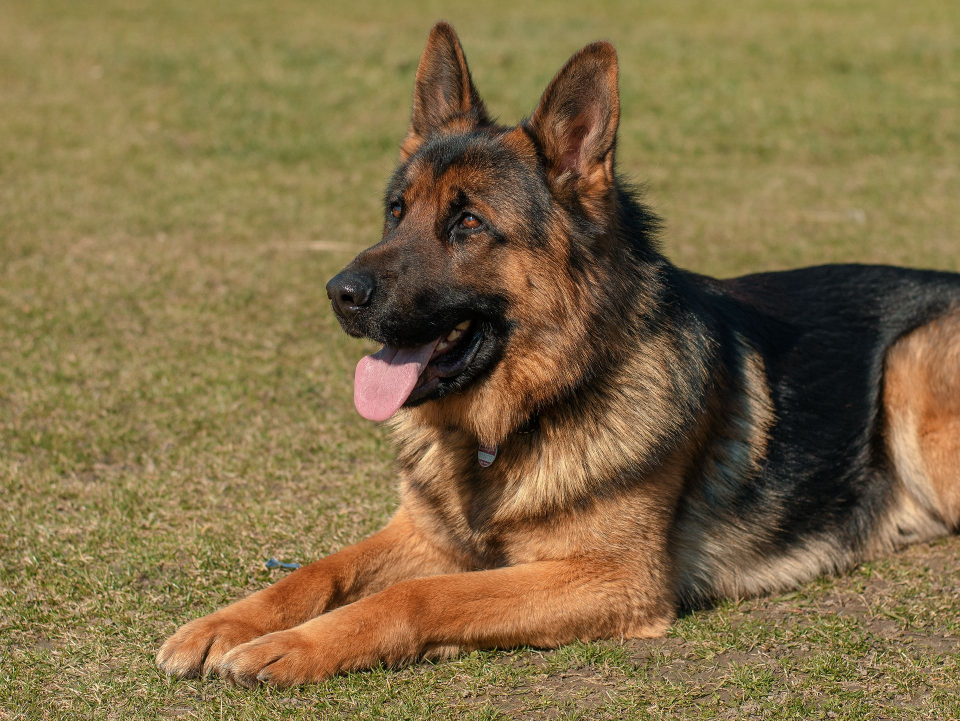
#> input picture data/dog.png, 1920 x 1442 px, found by its file name (shown at 1/2 size)
$ python create_dog_tracking.py
#> lines starting #> are read from the running program, lines starting #| are printed output that depends on the picture
import cv2
import numpy as np

image = cv2.imread(r".\data\dog.png")
#> image is the input picture: shape (1442, 1920, 3); mean B, G, R 70.2, 109, 129.7

if image is None:
    raise FileNotFoundError("dog.png not found")

image = cv2.resize(image, (640, 480))
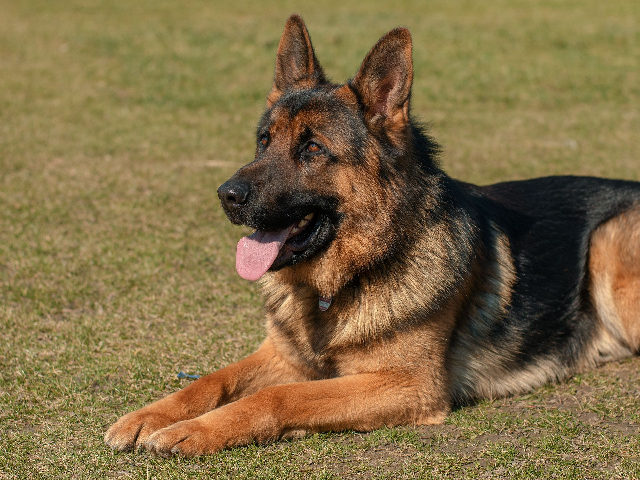
#> image: shape (480, 640, 3); mean B, G, R 70, 108.9, 129.6

writer = cv2.VideoWriter(
    r".\data\dog_tracking.avi",
    cv2.VideoWriter_fourcc(*"MJPG"),
    10,
    (640, 480)
)

for i in range(60):
    frame = image.copy()

    shift = i * 2
    matrix = np.float32([[1, 0, shift], [0, 1, 0]])
    frame = cv2.warpAffine(frame, matrix, (640, 480))

    writer.write(frame)
#> this loop made 60 passes
#> pass 2, `frame = cv2.warpAffine(frame, matrix, (640, 480))`:
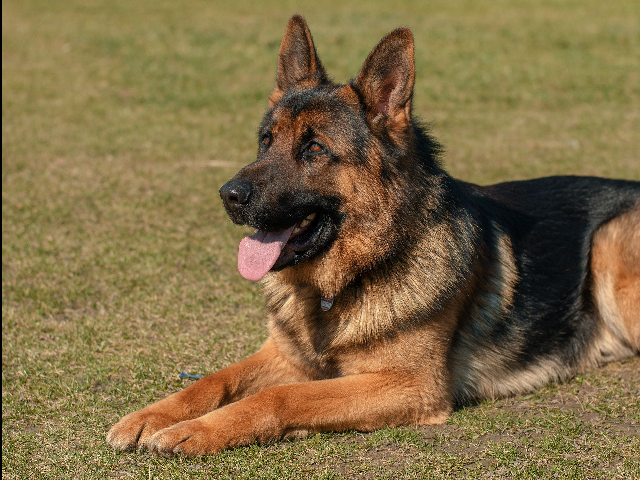
#> frame: shape (480, 640, 3); mean B, G, R 69.8, 108.5, 129.1
#> pass 3, `frame = cv2.warpAffine(frame, matrix, (640, 480))`:
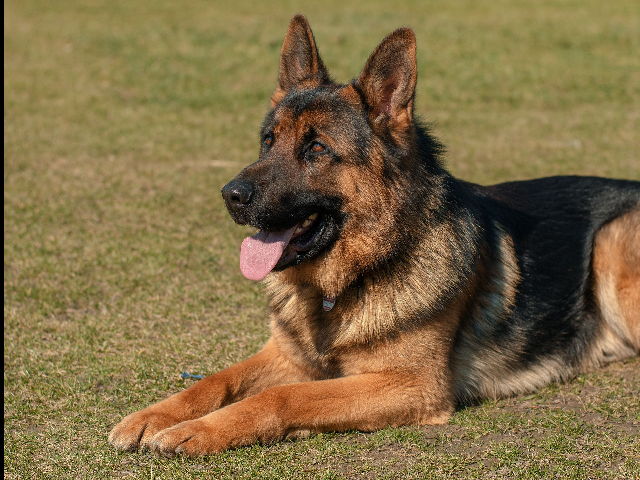
#> frame: shape (480, 640, 3); mean B, G, R 69.5, 108.1, 128.7
#> after the loop:
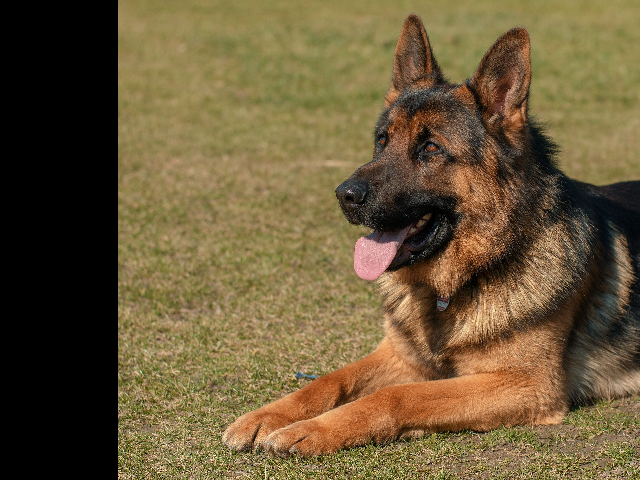
#> frame: shape (480, 640, 3); mean B, G, R 57.3, 89.7, 107.7

writer.release()

print("Created: data/dog_tracking.avi")
print("Frames: 60")
print("FPS: 10")
print("Simulated animal: Dog")

$ run again, with data/vehicle.png copied over data/dog.png
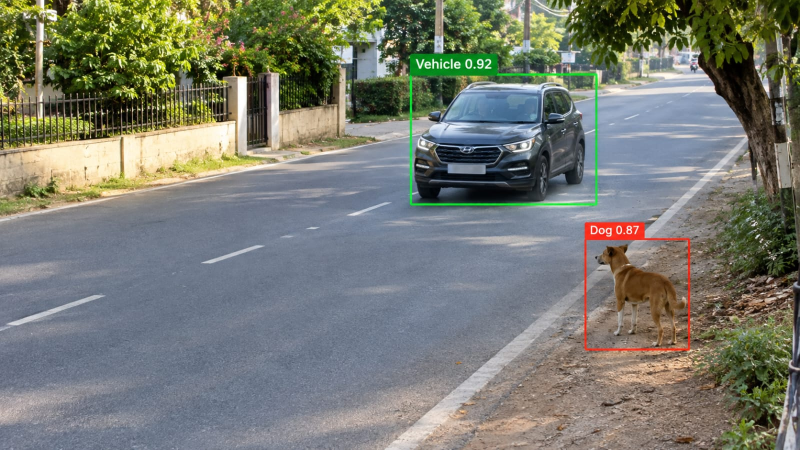
#> input picture data/vehicle.png, 1600 x 900 px, found by its file name (shown at 1/2 size)
#> image is the input picture: shape (900, 1600, 3); mean B, G, R 112.8, 122.8, 119.9
#> `image = cv2.resize(image, (640, 480))`:
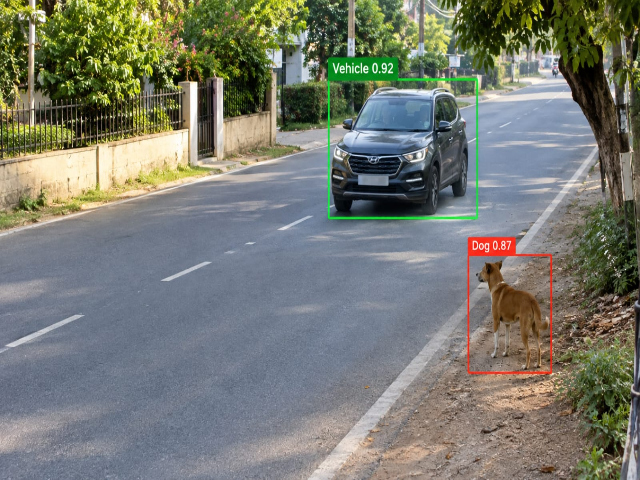
#> image: shape (480, 640, 3); mean B, G, R 112.6, 122.7, 119.7
#> after the loop `for i in range(60):`:
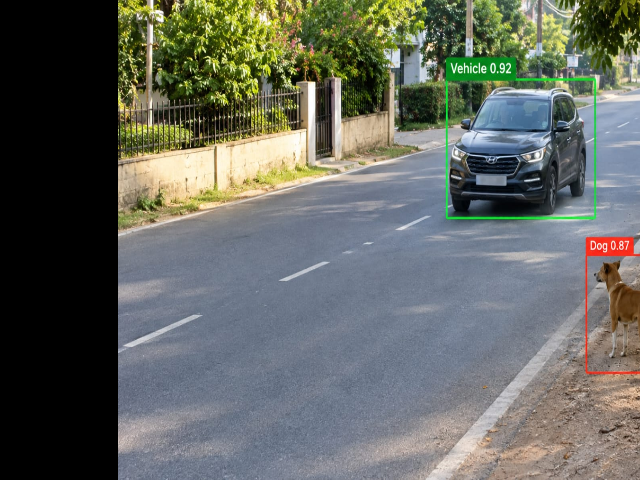
#> frame: shape (480, 640, 3); mean B, G, R 96.9, 103.8, 100.1
